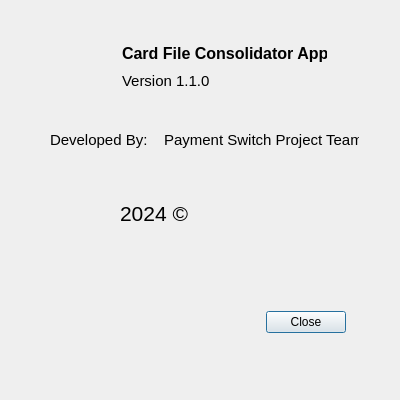
<?xml version="1.0" encoding="UTF-8"?>
<ui version="4.0">
 <class>Dialog</class>
 <widget class="QDialog" name="Dialog">
  <property name="geometry">
   <rect>
    <x>0</x>
    <y>0</y>
    <width>400</width>
    <height>400</height>
   </rect>
  </property>
  <property name="minimumSize">
   <size>
    <width>0</width>
    <height>0</height>
   </size>
  </property>
  <property name="maximumSize">
   <size>
    <width>400</width>
    <height>400</height>
   </size>
  </property>
  <property name="windowTitle">
   <string>Dialog</string>
  </property>
  <widget class="QDialogButtonBox" name="buttonBox">
   <property name="geometry">
    <rect>
     <x>190</x>
     <y>310</y>
     <width>156</width>
     <height>24</height>
    </rect>
   </property>
   <property name="standardButtons">
    <set>QDialogButtonBox::StandardButton::Close</set>
   </property>
  </widget>
  <widget class="QLabel" name="label">
   <property name="geometry">
    <rect>
     <x>52</x>
     <y>42</y>
     <width>64</width>
     <height>64</height>
    </rect>
   </property>
   <property name="minimumSize">
    <size>
     <width>64</width>
     <height>64</height>
    </size>
   </property>
   <property name="maximumSize">
    <size>
     <width>64</width>
     <height>64</height>
    </size>
   </property>
   <property name="text">
    <string/>
   </property>
   <property name="pixmap">
    <pixmap resource="resource.qrc">:/icon.ico</pixmap>
   </property>
   <property name="scaledContents">
    <bool>true</bool>
   </property>
  </widget>
  <widget class="QLabel" name="label_4">
   <property name="geometry">
    <rect>
     <x>50</x>
     <y>130</y>
     <width>309</width>
     <height>20</height>
    </rect>
   </property>
   <property name="font">
    <font>
     <pointsize>11</pointsize>
    </font>
   </property>
   <property name="text">
    <string>Developed By:    Payment Switch Project Team </string>
   </property>
  </widget>
  <widget class="QWidget" name="">
   <property name="geometry">
    <rect>
     <x>120</x>
     <y>180</y>
     <width>147</width>
     <height>66</height>
    </rect>
   </property>
   <layout class="QHBoxLayout" name="horizontalLayout_2">
    <item>
     <widget class="QLabel" name="label_5">
      <property name="font">
       <font>
        <family>Arial</family>
        <pointsize>16</pointsize>
       </font>
      </property>
      <property name="text">
       <string>2024 © </string>
      </property>
     </widget>
    </item>
    <item>
     <widget class="QLabel" name="label_6">
      <property name="minimumSize">
       <size>
        <width>64</width>
        <height>64</height>
       </size>
      </property>
      <property name="maximumSize">
       <size>
        <width>64</width>
        <height>64</height>
       </size>
      </property>
      <property name="font">
       <font>
        <pointsize>16</pointsize>
       </font>
      </property>
      <property name="text">
       <string/>
      </property>
      <property name="pixmap">
       <pixmap resource="resource.qrc">:/images/images/companylogo.png</pixmap>
      </property>
      <property name="scaledContents">
       <bool>true</bool>
      </property>
     </widget>
    </item>
   </layout>
  </widget>
  <widget class="QWidget" name="">
   <property name="geometry">
    <rect>
     <x>122</x>
     <y>42</y>
     <width>205</width>
     <height>49</height>
    </rect>
   </property>
   <layout class="QVBoxLayout" name="verticalLayout">
    <item>
     <widget class="QLabel" name="label_2">
      <property name="font">
       <font>
        <pointsize>12</pointsize>
        <bold>true</bold>
       </font>
      </property>
      <property name="text">
       <string>Card File Consolidator App</string>
      </property>
     </widget>
    </item>
    <item>
     <widget class="QLabel" name="label_3">
      <property name="font">
       <font>
        <pointsize>11</pointsize>
       </font>
      </property>
      <property name="text">
       <string>Version 1.1.0</string>
      </property>
     </widget>
    </item>
   </layout>
  </widget>
 </widget>
 <resources>
  <include location="resource.qrc"/>
 </resources>
 <connections/>
</ui>
